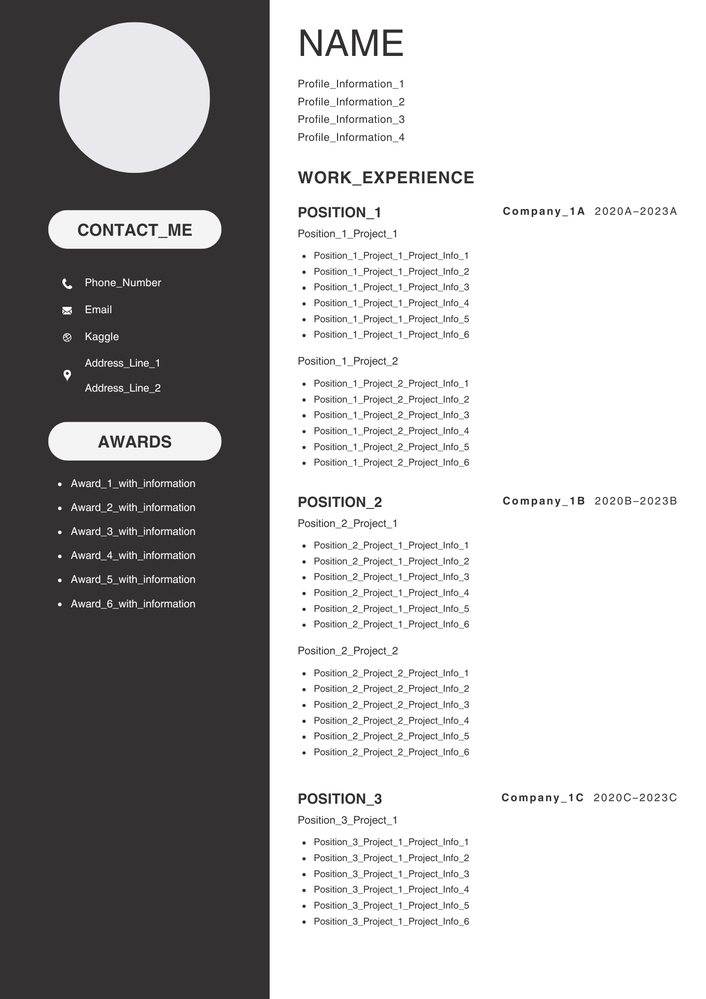
#> input picture source/references/Page_1.png, 706 x 999 px, shrunk from 1414 x 2000 before the run, found by its file name
$ python object_extraction.py
#> lines starting #> are read from the running program, lines starting #| are printed output that depends on the picture; after the words box and inside, x2 and y2 are one past the last pixel; in counts of white or black regions, pixels touching at a corner belong together
### ocr_pipeline/utils.py
#!/usr/bin/env python3
"""
utils.py
========
Shared configuration, helpers, and I/O utilities for the OCR pipeline.

SCRIPT_DIR points to the workspace root (parent of this package directory)
so that all scripts locate images and CSV files consistently regardless of
how or where they are invoked.
"""

import csv
import os
from pathlib import Path

import numpy as np

# ── Configuration ──────────────────────────────────────────────────────────────
# Workspace root = parent of the ocr_pipeline/ package directory
SCRIPT_DIR = Path(__file__).parent.parent.resolve()
IMAGE_DIR = SCRIPT_DIR / "image_reference"
TEMP_DIR = SCRIPT_DIR / "temp"
IMAGE_FILE = "Page_1.png"
CONTENT_FILE = "content.txt"

# OpenCV BGR colours
GREEN = (0, 255, 0)  # matched text
RED = (0, 0, 255)  # unmatched text
BLUE = (255, 0, 0)  # structural objects

CSV_FIELDNAMES = ["object_type", "text", "x", "y", "width", "height", "color", "bg_color"]


# ── Output directory ──────────────────────────────────────────────────────────


def get_image_output_dir(image_path: Path | None = None) -> Path:
    """Get the output directory for a given image.

    If image_path is None, uses find_image() to locate it.
    Returns: output/{image_stem}/ where image_stem is filename without extension.
    """
    if image_path is None:
        image_path = find_image()
    image_stem = image_path.stem  # filename without extension
    return SCRIPT_DIR / "output" / image_stem


def get_output_csv(image_path: Path | None = None) -> Path:
    """Get the objects.csv path for a given image."""
    output_dir = get_image_output_dir(image_path)
    return output_dir / "objects.csv"


def ensure_output_dir(image_path: Path | None = None) -> None:
    """Create the output directory for a given image if it does not exist."""
    output_dir = get_image_output_dir(image_path)
    output_dir.mkdir(parents=True, exist_ok=True)


# ── Image discovery ────────────────────────────────────────────────────────────


def find_image() -> Path:
    """Locate the input PNG in image_reference/.

    Resolution order:
      1. IMAGE_PATH environment variable (set by pipeline.sh for multi-image runs)
      2. image_reference/Page_1.png  (default single-image name)
      3. First image_reference/*.png whose name starts with 'page' (legacy fallback)
    """
    env_path = os.environ.get("IMAGE_PATH")
    if env_path:
        p = Path(env_path)
        if p.exists():
            return p
        raise FileNotFoundError(
            f"IMAGE_PATH env var points to non-existent file: '{env_path}'"
        )
    direct = IMAGE_DIR / IMAGE_FILE
    if direct.exists():
        return direct
    for p in sorted(IMAGE_DIR.iterdir()):
        if p.suffix.lower() == ".png" and p.name.lower().startswith("page"):
            return p
    raise FileNotFoundError(
        f"No suitable PNG found in {IMAGE_DIR}. Expected '{IMAGE_FILE}'."
    )


# ── Text normalisation ─────────────────────────────────────────────────────────


# [62 lines left out: functions normalize_text, get_content_path, load_reference_words, load_reference_order, not called in this run]


# ── Bounding-box helpers ───────────────────────────────────────────────────────


def coverage(b1: tuple, b2: tuple) -> float:
    """Return the fraction of box b1 that is covered by box b2.

    Each box is (x, y, w, h).
    """
    ix1 = max(b1[0], b2[0])
    iy1 = max(b1[1], b2[1])
    ix2 = min(b1[0] + b1[2], b2[0] + b2[2])
    iy2 = min(b1[1] + b1[3], b2[1] + b2[3])
    inter = max(0, ix2 - ix1) * max(0, iy2 - iy1)
    area1 = b1[2] * b1[3]
    return inter / area1 if area1 > 0 else 0.0


def overlaps_text(
    x: int,
    y: int,
    w: int,
    h: int,
    text_boxes: list,
    threshold: float = 0.25,
) -> bool:
    """Return True if the given box overlaps any text box beyond the threshold."""
    for tb in text_boxes:
        if coverage((x, y, w, h), (tb["x"], tb["y"], tb["w"], tb["h"])) > threshold:
            return True
    return False


# ── CSV I/O ────────────────────────────────────────────────────────────────────


def read_csv_objects(csv_path: Path) -> list[dict]:
    """Read all rows from the objects CSV.

    Returns a list of dicts with keys: object_type, text, x, y, w, h.
    (w/h are used internally; the CSV stores them as width/height.)
    """
    if not csv_path.exists():
        return []
    objects = []
    with open(csv_path, encoding="utf-8", newline="") as fh:
#> (reads objects.csv from the repository)
        for row in csv.DictReader(fh):
            objects.append(
                {
                    "object_type": row["object_type"],
                    "text": row["text"],
                    "x": int(row["x"]),
                    "y": int(row["y"]),
                    "w": int(row["width"]),
                    "h": int(row["height"]),
                    "color": row.get("color", ""),
                    "bg_color": row.get("bg_color", ""),
                }
            )
#> in run, image_bgr is the input picture: shape (999, 706, 3); mean B, G, R 180.7, 180.3, 181
    return objects


def write_csv_objects(objects: list[dict], csv_path: Path) -> None:
    """Write a list of object dicts (with w/h keys) to the CSV."""
    with open(csv_path, "w", newline="", encoding="utf-8") as fh:
        writer = csv.DictWriter(fh, fieldnames=CSV_FIELDNAMES)
        writer.writeheader()
        for obj in objects:
            writer.writerow(
                {
                    "object_type": obj["object_type"],
                    "text": obj.get("text", ""),
                    "x": obj["x"],
                    "y": obj["y"],
                    "width": obj["w"],
                    "height": obj["h"],
                    "color": obj.get("color", ""),
                    "bg_color": obj.get("bg_color", ""),
                }
            )


# ── Colour extraction helpers ─────────────────────────────────────────────────


def bgr_to_hex(bgr: tuple) -> str:
    """Convert a BGR tuple to a hex colour string ``#RRGGBB``."""
    b, g, r = int(bgr[0]), int(bgr[1]), int(bgr[2])
    return f"#{r:02X}{g:02X}{b:02X}"


def _dominant_color(pixels: np.ndarray) -> tuple:
    """Return the most frequent BGR colour in a (N, 3) uint8 pixel array."""
    encoded = (
        pixels[:, 0].astype(np.uint32)
        | (pixels[:, 1].astype(np.uint32) << 8)
        | (pixels[:, 2].astype(np.uint32) << 16)
    )
    unique, counts = np.unique(encoded, return_counts=True)
    dominant = unique[np.argmax(counts)]
    return (
        int(dominant & 0xFF),
        int((dominant >> 8) & 0xFF),
        int((dominant >> 16) & 0xFF),
    )


def estimate_colors(
    image_bgr: np.ndarray,
    x: int,
    y: int,
    w: int,
    h: int,
    margin: int = 8,
    fg_threshold: float = 30.0,
) -> tuple[str, str]:
    """Estimate foreground (color) and background (bg_color) for a bounding box.

    Background is the dominant colour of the outer-margin pixels surrounding
    the box (IQR-filtered).  Foreground is the dominant colour among interior
    pixels whose Euclidean distance from the estimated background exceeds
    *fg_threshold*.

    Returns ``(color_hex, bg_color_hex)`` — both as ``#RRGGBB`` strings.
    """
    img_h, img_w = image_bgr.shape[:2]

    # ── Background ────────────────────────────────────────────────────────────
    ox1, oy1 = max(x - margin, 0), max(y - margin, 0)
    ox2, oy2 = min(x + w + margin, img_w), min(y + h + margin, img_h)
    outer = image_bgr[oy1:oy2, ox1:ox2]

    inner_mask = np.zeros(outer.shape[:2], dtype=bool)
    r0 = max(y - oy1, 0)
    r1 = min(y - oy1 + h, outer.shape[0])
    c0 = max(x - ox1, 0)
    c1 = min(x - ox1 + w, outer.shape[1])
    inner_mask[r0:r1, c0:c1] = True

    border_pixels = outer[~inner_mask].reshape(-1, 3)
    if len(border_pixels) > 0:
        brightness = np.mean(border_pixels, axis=1)
        q1, q3 = np.percentile(brightness, 25), np.percentile(brightness, 75)
        iqr = q3 - q1
        valid = (brightness >= q1 - 1.5 * iqr) & (brightness <= q3 + 1.5 * iqr)
        filtered = border_pixels[valid] if valid.any() else border_pixels
        bg_bgr = _dominant_color(filtered)
    else:
        bg_bgr = (255, 255, 255)

    # ── Foreground ────────────────────────────────────────────────────────────
    ix1, iy1 = max(x, 0), max(y, 0)
    ix2, iy2 = min(x + w, img_w), min(y + h, img_h)

    if ix2 > ix1 and iy2 > iy1:
        inner = image_bgr[iy1:iy2, ix1:ix2].reshape(-1, 3)
        bg_arr = np.array(bg_bgr, dtype=np.float32)
        dists = np.linalg.norm(inner.astype(np.float32) - bg_arr, axis=1)
        fg_pixels = inner[dists > fg_threshold]
        fg_bgr = _dominant_color(fg_pixels) if len(fg_pixels) > 0 else bg_bgr
    else:
        fg_bgr = (0, 0, 0)

    return bgr_to_hex(fg_bgr), bgr_to_hex(bg_bgr)


def update_csv_objects(
    new_objects: list[dict], object_type: str, csv_path: Path
) -> None:
    """Replace all rows of the given object_type in the CSV with new_objects.

    Rows belonging to other object types are preserved.
    Creates the CSV (with headers) if it does not yet exist.
    """
    existing = read_csv_objects(csv_path) if csv_path.exists() else []
    kept = [o for o in existing if o["object_type"] != object_type]
    write_csv_objects(kept + new_objects, csv_path)

### ocr_pipeline/object_extraction.py
#!/usr/bin/env python3
"""
object_extraction.py
====================
Step 3 of the OCR pipeline.

Detects structural elements (lines, dividers, boxes) using OpenCV morphological
operations, then writes the structural objects into objects.csv (replacing any
previous structural rows while preserving text rows from prior runs).

When run standalone (without a prior text_extraction step), any existing text
rows in objects.csv are used for overlap filtering so that structural detections
do not clobber text regions.

Usage:
  python ocr_pipeline/object_extraction.py   # from workspace root
  python object_extraction.py                # from inside ocr_pipeline/
"""

import sys
from pathlib import Path

sys.path.insert(0, str(Path(__file__).parent))

from utils import (
    BLUE,
    get_output_csv,
    get_image_output_dir,
    ensure_output_dir,
    estimate_colors,
    find_image,
    overlaps_text,
    read_csv_objects,
    update_csv_objects,
)


def detect_structural(image_bgr, text_boxes: list, image_original=None) -> list:
    """
    Detect structural elements via adaptive thresholding and edge detection.

    Strategy:
      1. Convert to grayscale.
      2. Apply adaptive threshold (better separation for varying lighting).
      3. Light morphology to remove noise without merging objects.
      4. Apply Canny edge detection to preserve boundaries.
      5. Combine region and edge info.
      6. Find contours; discard those dominated by text regions.

    *image_original* is used for colour estimation when provided (e.g. when
    *image_bgr* is the text-cleaned variant).  Falls back to *image_bgr*.

    Returns a list of dicts: {object_type, text, x, y, w, h, color, bg_color}.
    """
    import cv2
    import numpy as np

    gray = cv2.cvtColor(image_bgr, cv2.COLOR_BGR2GRAY)

    # Adaptive threshold (better separation than fixed Otsu)
    thresh = cv2.adaptiveThreshold(
        gray, 255, cv2.ADAPTIVE_THRESH_GAUSSIAN_C, cv2.THRESH_BINARY_INV, 11, 2
    )
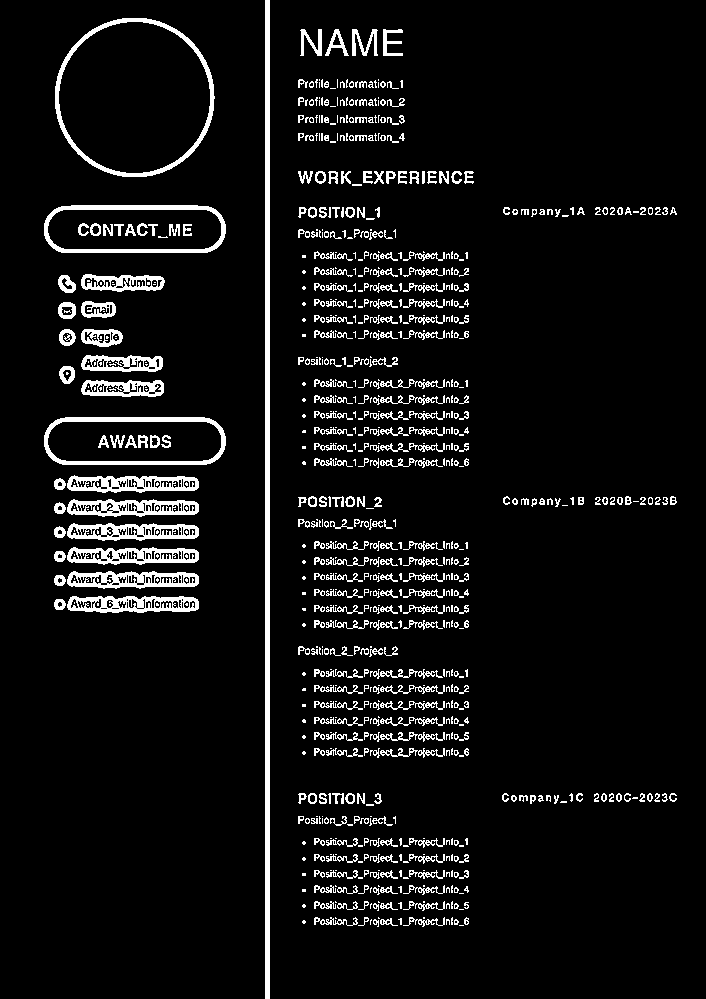
#> thresh: shape (999, 706); 7% white; 838 white regions (456 under 20 px), largest, box (x1, y1, x2, y2) and area: (265, 0, 270, 999) 4995, (55, 18, 215, 177) 2203, (44, 417, 226, 465) 1834

    # Light morphology (remove noise, don't merge objects)
    kernel = np.ones((2, 2), np.uint8)
    clean = cv2.morphologyEx(thresh, cv2.MORPH_OPEN, kernel, iterations=1)
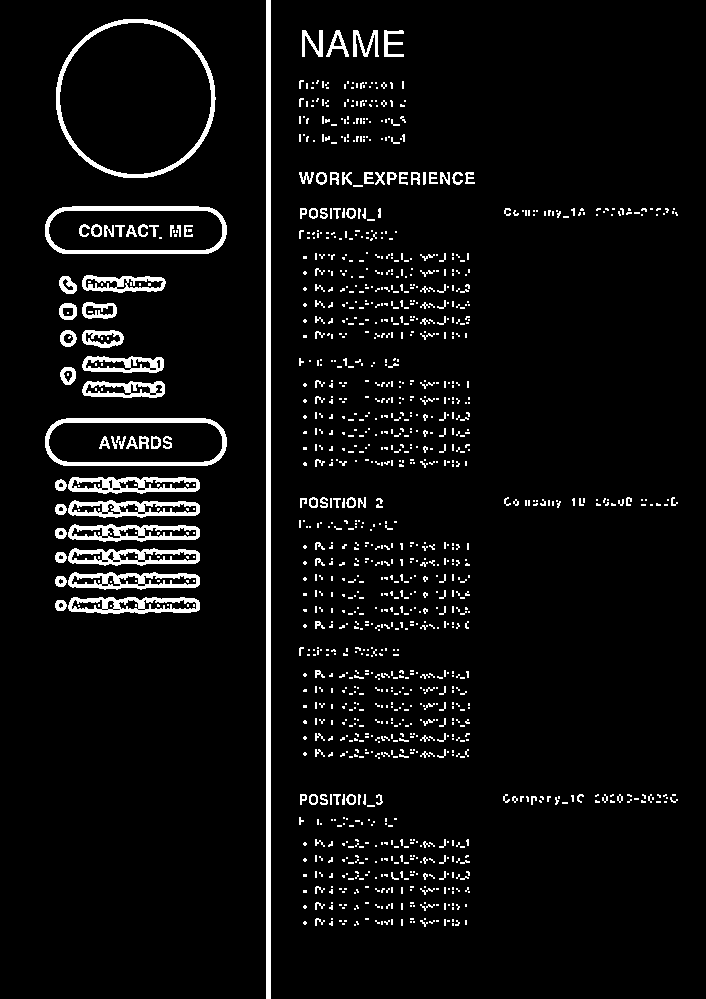
#> clean: shape (999, 706); 5.6% white; 1330 white regions (1145 under 20 px), largest, box (x1, y1, x2, y2) and area: (266, 0, 271, 999) 4995, (56, 19, 216, 178) 2203, (45, 418, 227, 466) 1834

    # Edge detection (preserve boundaries)
    edges = cv2.Canny(gray, 50, 150)
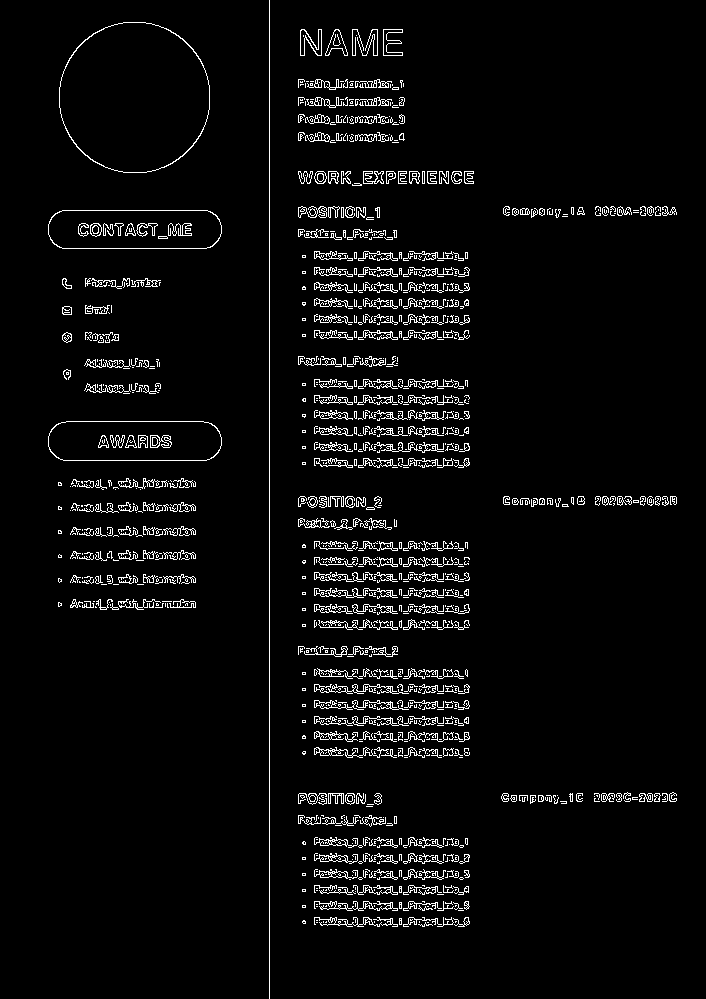
#> edges: shape (999, 706); 4.3% white in thin lines or dots, all inside (x1, y1, x2, y2) = (48, 0, 677, 999)

    # Combine region + edge info
    combined = cv2.bitwise_or(clean, edges)
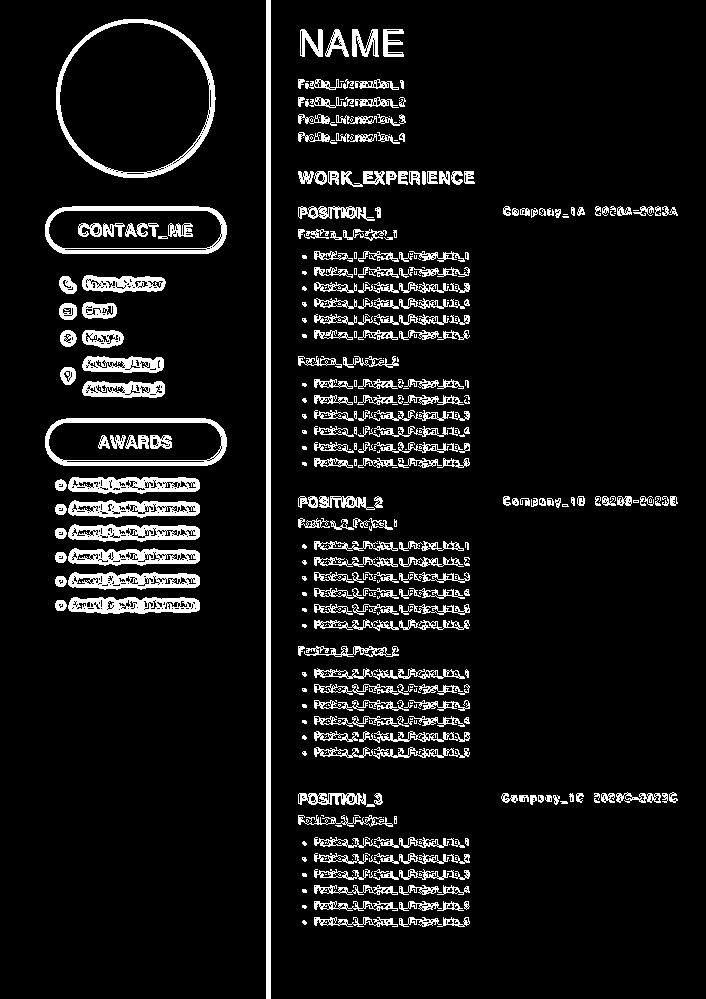
#> combined: shape (999, 706); 8.5% white; 490 white regions (233 under 20 px)

    # Find contours
    contours, _ = cv2.findContours(combined, cv2.RETR_EXTERNAL, cv2.CHAIN_APPROX_SIMPLE)
#> contours = 439 contours, 228 with area under 20; largest, box (x1, y1, x2, y2) and area: (56, 19, 216, 178) 19856, (45, 418, 227, 466) 8058, (45, 206, 227, 254) 8044, (266, 0, 271, 999) 3992, (68, 597, 200, 614) 1779

    objects = []
    for cnt in contours:
        area = cv2.contourArea(cnt)

        # Filter very small noise
        if area < 20:
            continue

        x, y, w, h = cv2.boundingRect(cnt)

        # Optional: filter very large region (sidebar/page edge)
        if w > 0.9 * image_bgr.shape[1] and h > 0.9 * image_bgr.shape[0]:
            continue

        if overlaps_text(x, y, w, h, text_boxes, threshold=0.5):
            continue

        color_img = image_original if image_original is not None else image_bgr
        color, bg_color = estimate_colors(color_img, x, y, w, h)

        objects.append(
            {
                "object_type": "structural",
                "text": "",
                "x": x,
                "y": y,
                "w": w,
                "h": h,
                "color": color,
                "bg_color": bg_color,
            }
        )
#> this loop made 439 passes
#> cnt on passes 14, 24, 25: [[352, 875]], [[449, 860]], [[352, 859]]
#> pass 2, in estimate_colors, `outer = image_bgr[oy1:oy2, ox1:ox2]`:
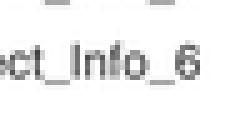
#> outer: shape (26, 49, 3) (shown 5 times larger); mean B, G, R 241.7, 241.6, 241.8
#> pass 3, in estimate_colors (call 2), `outer = image_bgr[oy1:oy2, ox1:ox2]`:
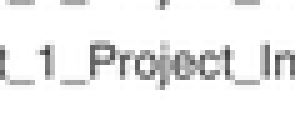
#> outer: shape (26, 59, 3) (shown 5 times larger); mean B, G, R 239.4, 239.3, 239.4

    return objects


def run():
    import cv2

    image_source = find_image()
    output_dir = get_image_output_dir(image_source)
    output_csv = get_output_csv(image_source)

    # Check if cleaned text image exists; otherwise use the original image
    cleaned_image_path = output_dir / "text_cleaned.png"
    if cleaned_image_path.exists():
        image_path = cleaned_image_path
        print("[object_extraction] Using text_cleaned.png (text regions removed)")
    else:
        image_path = image_source
        print("[object_extraction] Using original image (text_cleaned.png not found)")

    ensure_output_dir(image_source)

    # Use existing text rows (if any) for overlap filtering
    existing = read_csv_objects(output_csv) if output_csv.exists() else []
    text_boxes = [o for o in existing if o["object_type"] in ("text", "char")]

    image_bgr = cv2.imread(str(image_path))
    if image_bgr is None:
        raise RuntimeError(f"OpenCV could not load '{image_path}'.")

    # Load original image for colour sampling when using text_cleaned.png
    image_original = None
    if image_path != image_source:
        image_original = cv2.imread(str(image_source))

    print("[object_extraction] Detecting structural objects …")
    structural_objects = detect_structural(image_bgr, text_boxes, image_original)
    print(f"[object_extraction] {len(structural_objects)} structural objects detected.")
#| [object_extraction] 200 structural objects detected.

    update_csv_objects(structural_objects, "structural", output_csv)
    print(f"[object_extraction] CSV updated → {output_csv.name}")

    # Visualize and save detected structural objects
    vis = image_bgr.copy()
    THICKNESS = 2
    FONT = cv2.FONT_HERSHEY_SIMPLEX
    FONT_SCALE = 0.35
    FONT_THICK = 1

    for obj in structural_objects:
        x, y, w, h = obj["x"], obj["y"], obj["w"], obj["h"]
        cv2.rectangle(vis, (x, y), (x + w, y + h), BLUE, THICKNESS)
        cv2.putText(
            vis,
            "structural",
            (x, max(y - 3, 10)),
            FONT,
            FONT_SCALE,
            BLUE,
            FONT_THICK,
            cv2.LINE_AA,
        )
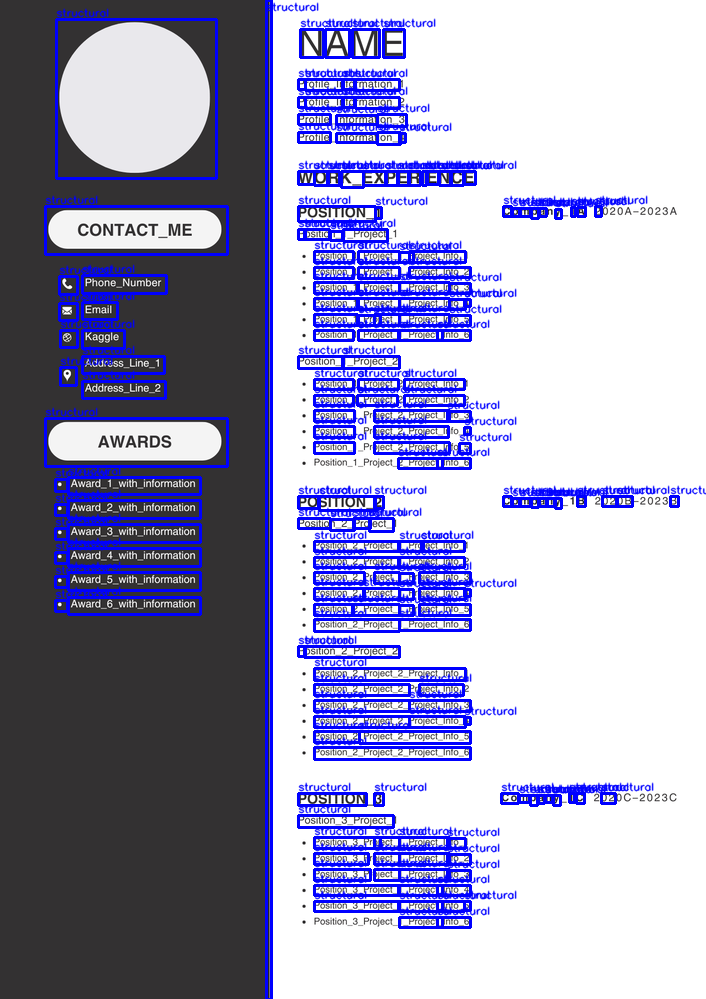
#> vis: shape (999, 706, 3); 14.88% of pixels changed, all inside (x1, y1, x2, y2) = (44, 0, 706, 999)

    out_path = output_dir / "object_detected.png"
    cv2.imwrite(str(out_path), vis)
    print(f"[object_extraction] Saved visualization → {out_path.name}")


if __name__ == "__main__":
    run()
